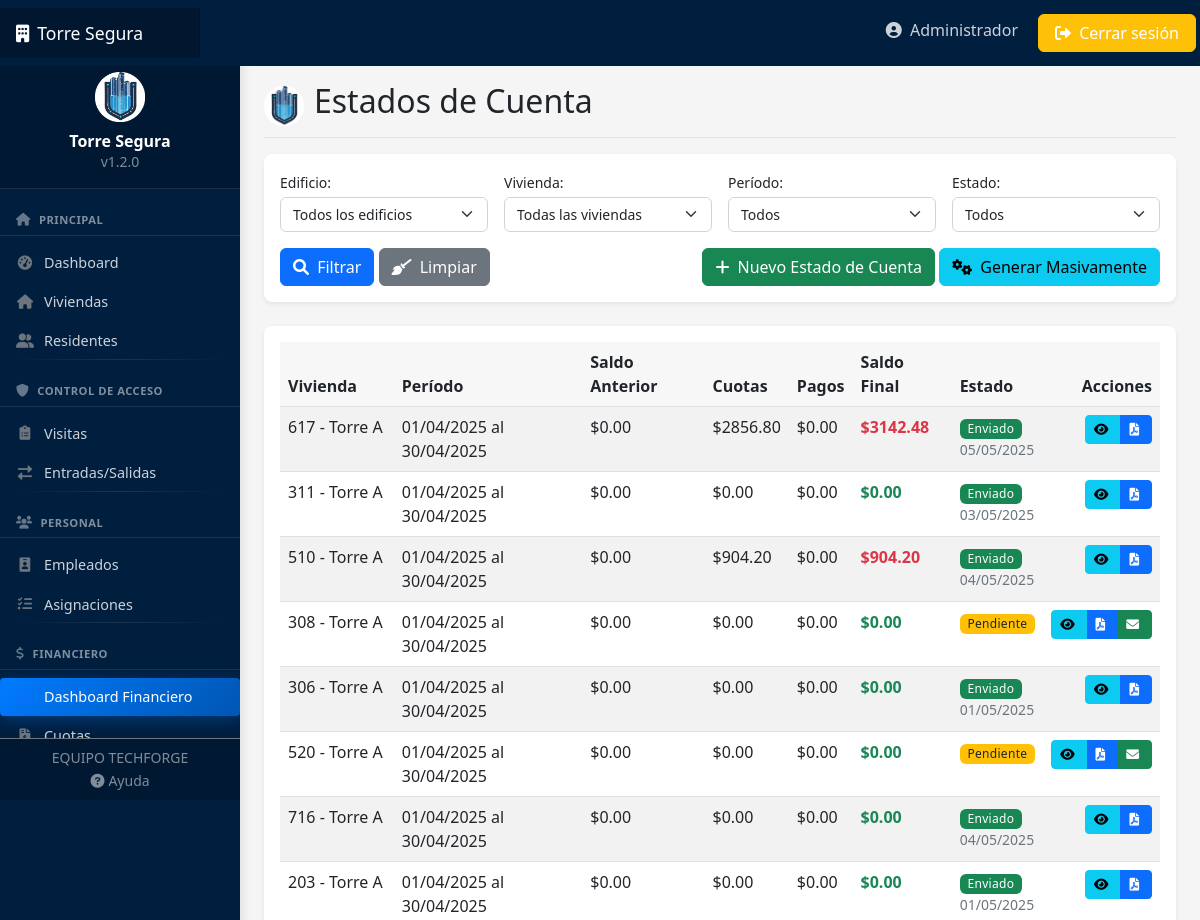
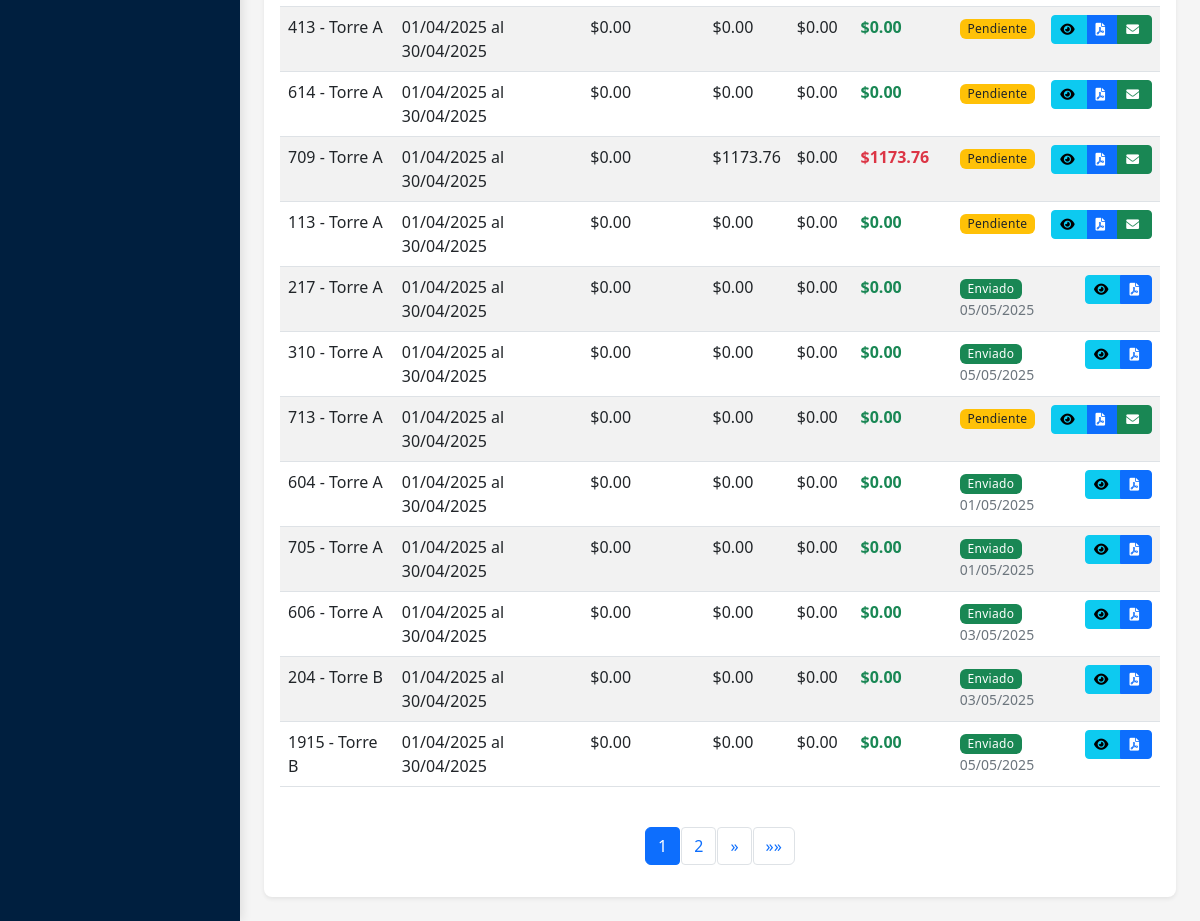
The page /financiero/estados-cuenta/ (signed in) on the database its author committed (2 pictures, top to bottom).
### usuarios/models.py (models this page shows, shortened)
class Usuario(AbstractUser):
    TIPOS_DOCUMENTO = [
        ('DNI', 'DNI'),
        ('PASAPORTE', 'Pasaporte'),
        ('CEDULA', 'Cédula'),
    ]
    rol = models.ForeignKey(Rol, on_delete=models.SET_NULL, null=True, related_name='usuarios')
    telefono = models.CharField(max_length=15, blank=True)
    tipo_documento = models.CharField(max_length=10, choices=TIPOS_DOCUMENTO, default='DNI')
    numero_documento = models.CharField(max_length=20, blank=True)
    foto = models.ImageField(upload_to='usuarios/', blank=True, null=True)

### financiero/models.py (models this page shows, shortened)
class EstadoCuenta(models.Model):
    vivienda = models.ForeignKey(Vivienda, on_delete=models.CASCADE, related_name='estados_cuenta')
    fecha_inicio = models.DateField()
    fecha_fin = models.DateField()
    saldo_anterior = models.DecimalField(max_digits=10, decimal_places=2, default=0)
    total_cuotas = models.DecimalField(max_digits=10, decimal_places=2, default=0)
    total_pagos = models.DecimalField(max_digits=10, decimal_places=2, default=0)
    total_recargos = models.DecimalField(max_digits=10, decimal_places=2, default=0)
    saldo_final = models.DecimalField(max_digits=10, decimal_places=2, default=0)
    fecha_generacion = models.DateTimeField(auto_now_add=True)
    enviado = models.BooleanField(default=False)
    fecha_envio = models.DateTimeField(null=True, blank=True)
    pdf_generado = models.FileField(upload_to='estados_cuenta/', null=True, blank=True)
    class Meta:
        verbose_name = "Estado de Cuenta"
        verbose_name_plural = "Estados de Cuenta"
        ordering = ['-fecha_fin', 'vivienda']
        unique_together = ('vivienda', 'fecha_inicio', 'fecha_fin')
        indexes = [
            models.Index(fields=['vivienda', 'fecha_fin']),
        ]

### viviendas/models.py (models this page shows, shortened)
class Vivienda(models.Model):
    ESTADOS = [
        ('OCUPADO', 'Ocupado'),
        ('DESOCUPADO', 'Desocupado'),
        ('MANTENIMIENTO', 'En mantenimiento'),
        ('BAJA', 'Dado de baja'),
    ]
    edificio = models.ForeignKey(Edificio, on_delete=models.CASCADE, related_name='viviendas')
    numero = models.CharField(max_length=10)
    piso = models.PositiveIntegerField()
    metros_cuadrados = models.DecimalField(max_digits=6, decimal_places=2)
    habitaciones = models.PositiveIntegerField(default=1)
    baños = models.PositiveIntegerField(default=1)
    estado = models.CharField(max_length=15, choices=ESTADOS, default='DESOCUPADO')
    activo = models.BooleanField(default=True, help_text="Indica si la vivienda está activa o ha sido dada de baja")
    fecha_baja = models.DateField(null=True, blank=True, help_text="Fecha en la que se dio de baja la vivienda")
    motivo_baja = models.TextField(blank=True, null=True, help_text="Motivo por el cual se dio de baja la vivienda")

class Edificio(models.Model):
    nombre = models.CharField(max_length=100)
    direccion = models.TextField()
    pisos = models.PositiveIntegerField()
    fecha_construccion = models.DateField(blank=True, null=True)

### financiero/views.py (the view, shortened to what this page needs)
# urls.py: path('estados-cuenta/', views.EstadoCuentaListView.as_view(), name='estado-cuenta-list'),
class EstadoCuentaListView(LoginRequiredMixin, ListView):
    model = EstadoCuenta
    template_name = 'financiero/estado_cuenta_list.html'
    context_object_name = 'estados_cuenta'
    paginate_by = 20
    def get_queryset(self):
        queryset = super().get_queryset()
        vivienda_id = self.request.GET.get('vivienda')
        edificio_id = self.request.GET.get('edificio')
        if vivienda_id:
            queryset = queryset.filter(vivienda_id=vivienda_id)
        elif edificio_id:
            queryset = queryset.filter(vivienda__edificio_id=edificio_id)
        periodo = self.request.GET.get('periodo')
        enviado = self.request.GET.get('enviado')
        if enviado == 'true':
            queryset = queryset.filter(enviado=True)
        elif enviado == 'false':
            queryset = queryset.filter(enviado=False)
        orden = self.request.GET.get('orden', '-fecha_fin')
        queryset = queryset.order_by(orden)
        return queryset
    def get_context_data(self, **kwargs):
        context = super().get_context_data(**kwargs)
        context['edificios'] = Edificio.objects.all()
        context['viviendas'] = Vivienda.objects.filter(activo=True)
        context['edificio_id'] = self.request.GET.get('edificio', '')
        context['vivienda_id'] = self.request.GET.get('vivienda', '')
        context['periodo'] = self.request.GET.get('periodo', '')
        context['enviado'] = self.request.GET.get('enviado', '')
        context['orden'] = self.request.GET.get('orden', '-fecha_fin')
        return context

### templates/financiero/estado_cuenta_list.html (shortened to what this page needs)
{% extends 'base.html' %}
{% load static %}
{% block header %}Estados de Cuenta{% endblock %}
{% block content %}
<div class="card mb-4">
    <div class="card-body">
        <form method="get" class="row g-3">
            <div class="col-md-3">
                <label for="edificioSelect" class="form-label">Edificio:</label>
                <select class="form-select" id="edificioSelect" name="edificio">
                    <option value="">Todos los edificios</option>
                </select>
            </div>
            <div class="col-md-3">
                <label for="viviendaSelect" class="form-label">Vivienda:</label>
                <select class="form-select" id="viviendaSelect" name="vivienda">
                    <option value="">Todas las viviendas</option>
                </select>
            </div>
            <div class="col-md-3">
                <label for="periodoSelect" class="form-label">Período:</label>
                <select class="form-select" id="periodoSelect" name="periodo">
                    <option value="">Todos</option>
                </select>
            </div>
            <div class="col-md-3">
                <label for="enviadoSelect" class="form-label">Estado:</label>
                <select class="form-select" id="enviadoSelect" name="enviado">
                    <option value="">Todos</option>
                </select>
            </div>
            <div class="col-12 d-flex justify-content-between">
                <div>
                    <button type="submit" class="btn btn-primary">
                        <i class="fas fa-search"></i> Filtrar
                    </button>
                    <a href="{% url 'estado-cuenta-list' %}" class="btn btn-secondary">
                        <i class="fas fa-broom"></i> Limpiar
                    </a>
                </div>
                <div>
                    <a href="{% url 'estado-cuenta-create' %}" class="btn btn-success">
                        <i class="fas fa-plus"></i> Nuevo Estado de Cuenta
                    </a>
                    <a href="{% url 'estado-cuenta-generar-masivos' %}" class="btn btn-info">
                        <i class="fas fa-cogs"></i> Generar Masivamente
                    </a>
                </div>
            </div>
        </form>
    </div>
</div>
<div class="card">
    <div class="card-body">
        {% if estados_cuenta %}
        <div class="table-responsive">
            <table class="table table-striped table-hover">
                <thead>
                    <tr>
                        <th>Vivienda</th>
                        <th>Período</th>
                        <th>Saldo Anterior</th>
                        <th>Cuotas</th>
                        <th>Pagos</th>
                        <th>Saldo Final</th>
                        <th>Estado</th>
                        <th class="text-end">Acciones</th>
                    </tr>
                </thead>
                <tbody>
                    {% for estado in estados_cuenta %}
                    <tr>
                        <td>{{ estado.vivienda.numero }} - {{ estado.vivienda.edificio.nombre }}</td>
                        <td>{{ estado.fecha_inicio|date:"d/m/Y" }} al {{ estado.fecha_fin|date:"d/m/Y" }}</td>
                        <td>${{ estado.saldo_anterior|floatformat:2 }}</td>
                        <td>${{ estado.total_cuotas|floatformat:2 }}</td>
                        <td>${{ estado.total_pagos|floatformat:2 }}</td>
                        <td class="fw-bold {% if estado.saldo_final > 0 %}text-danger{% else %}text-success{% endif %}">
                            ${{ estado.saldo_final|floatformat:2 }}
                        </td>
                        <td>
                            {% if estado.enviado %}
                            <span class="badge bg-success">Enviado</span>
                            <div class="small text-muted">{{ estado.fecha_envio|date:"d/m/Y" }}</div>
                            {% else %}
                            <span class="badge bg-warning text-dark">Pendiente</span>
                            {% endif %}
                        </td>
                        <td class="text-end">
                            <div class="btn-group">
                                <a href="{% url 'estado-cuenta-detail' estado.id %}" class="btn btn-sm btn-info" title="Ver detalle">
                                    <i class="fas fa-eye"></i>
                                </a>
                                <a href="{% url 'estado-cuenta-pdf' estado.id %}" class="btn btn-sm btn-primary" title="Descargar PDF">
                                    <i class="fas fa-file-pdf"></i>
                                </a>
                                {% if not estado.enviado %}
                                <a href="{% url 'estado-cuenta-enviar' estado.id %}" class="btn btn-sm btn-success" title="Enviar">
                                    <i class="fas fa-envelope"></i>
                                </a>
                                {% endif %}
                            </div>
                        </td>
                    </tr>
                    {% endfor %}
                </tbody>
            </table>
        </div>
        {% if is_paginated %}
        <nav aria-label="Page navigation" class="mt-4">
            <ul class="pagination justify-content-center">
                {% for num in paginator.page_range %}
                    {% if page_obj.number == num %}
                    <li class="page-item active"><a class="page-link" href="#">{{ num }}</a></li>
                    {% elif num > page_obj.number|add:'-3' and num < page_obj.number|add:'3' %}
                    <li class="page-item"><a class="page-link" href="?page={{ num }}{% for key, value in request.GET.items %}{% if key != 'page' %}&{{ key }}={{ value }}{% endif %}{% endfor %}">{{ num }}</a></li>
                    {% endif %}
                {% endfor %}
                {% if page_obj.has_next %}
                <li class="page-item">
                    <a class="page-link" href="?page={{ page_obj.next_page_number }}{% for key, value in request.GET.items %}{% if key != 'page' %}&{{ key }}={{ value }}{% endif %}{% endfor %}" aria-label="Siguiente">
                        <span aria-hidden="true">&raquo;</span>
                    </a>
                </li>
                <li class="page-item">
                    <a class="page-link" href="?page={{ page_obj.paginator.num_pages }}{% for key, value in request.GET.items %}{% if key != 'page' %}&{{ key }}={{ value }}{% endif %}{% endfor %}" aria-label="Última">
                        <span aria-hidden="true">&raquo;&raquo;</span>
                    </a>
                </li>
                {% endif %}
            </ul>
        </nav>
        {% endif %}
        {% else %}
        <div class="alert alert-info">
            <p class="mb-0 text-center">No se encontraron estados de cuenta con los filtros aplicados</p>
        </div>
        {% endif %}
    </div>
</div>
{% endblock %}

### templates/navbar.html (shortened to what this page needs)
<header class="navbar navbar-dark sticky-top" style="background-color: #001f3f; flex-md-nowrap; p-0; shadow">
    <a class="navbar-brand col-md-3 col-lg-2 me-0 px-3 d-flex align-items-center" href="{% url 'dashboard' %}">
        <span class="d-none d-md-inline"><i class="fas fa-building me-2"></i></span>
        Torre Segura
    </a>
    <div class="navbar-nav ms-auto">
        <div class="nav-item text-nowrap d-none d-md-flex">
            <a class="nav-link p-2 mx-2" href="{% url 'perfil' %}">
                <i class="fas fa-user-circle"></i>
                <span class="ms-1 d-none d-lg-inline">{{ user.first_name|default:user.username }}</span>
            </a>
            <a class="btn btn-warning text-white px-3 m-1" href="{% url 'logout' %}">
                <i class="fas fa-sign-out-alt"></i>
                <span class="d-none d-lg-inline">Cerrar sesión</span>
            </a>
        </div>
    </div>
</header>

### static/css/style.css (style rules this page uses)
:root { --primary-color: #0d6efd; --secondary-color: #6c757d; --success-color: #198754; --danger-color: #dc3545; --warning-color: #ffc107; --info-color: #0dcaf0; --light-color: #f8f9fa; --dark-color: #212529; --sidebar-width: 240px; --navbar-height: 56px; }
body { font-family: 'Segoe UI', Tahoma, Geneva, Verdana, sans-serif; background-color: #f5f5f5; }
.navbar-brand { padding-top: .75rem; padding-bottom: .75rem; font-size: 1.1rem; background-color: rgba(0, 0, 0, .25); box-shadow: inset -1px 0 0 rgba(0, 0, 0, .25); }
.navbar-dark .navbar-nav .nav-link { color: rgba(255, 255, 255, .8); }
.card { margin-bottom: 1.5rem; border: none; box-shadow: 0 0.125rem 0.25rem rgba(0, 0, 0, 0.075); transition: all 0.3s ease; border-radius: 0.5rem; }
.badge { font-weight: 500; padding: .5em .7em; }
.table > :not(:last-child) > :last-child > * { border-bottom-color: inherit; }
.table th { font-weight: 600; background-color: rgba(0, 0, 0, 0.03); }
.btn { font-weight: 500; border-radius: 0.375rem; }
.btn i { margin-right: 0.25rem; }
.btn-sm { font-size: 0.8rem; border-radius: 0.25rem; }
.pagination .page-link { border-radius: 0.25rem; margin: 0 0.125rem; }

### static/css/responsive.css (style rules this page uses)
.table-responsive { overflow-x: auto; -webkit-overflow-scrolling: touch; }
.badge { font-weight: 500; padding: 0.35em 0.65em; letter-spacing: 0.025em; }
.form-control, .form-select { font-size: 0.875rem; height: calc(1.5em + 0.75rem + 2px); }
label.form-label { font-weight: 500; margin-bottom: 0.25rem; font-size: 0.875rem; }
.btn, .card, .nav-link, .form-control, .form-select { transition: all 0.2s ease; }

### rows shown on the page
Usuario: first_name "Administrador"
EstadoCuenta: vivienda.numero "617", vivienda.edificio.nombre "Torre A", fecha_inicio "01/04/2025", fecha_fin "30/04/2025", saldo_anterior "0.00", total_cuotas "2856.80", total_pagos "0.00", saldo_final "3142.48", fecha_envio "05/05/2025"
EstadoCuenta: vivienda.numero "311", vivienda.edificio.nombre "Torre A", fecha_inicio "01/04/2025", fecha_fin "30/04/2025", saldo_anterior "0.00", total_cuotas "0.00", total_pagos "0.00", saldo_final "0.00", fecha_envio "03/05/2025"
EstadoCuenta: vivienda.numero "510", vivienda.edificio.nombre "Torre A", fecha_inicio "01/04/2025", fecha_fin "30/04/2025", saldo_anterior "0.00", total_cuotas "904.20", total_pagos "0.00", saldo_final "904.20", fecha_envio "04/05/2025"
EstadoCuenta: vivienda.numero "308", vivienda.edificio.nombre "Torre A", fecha_inicio "01/04/2025", fecha_fin "30/04/2025", saldo_anterior "0.00", total_cuotas "0.00", total_pagos "0.00", saldo_final "0.00", enviado "Pendiente"
EstadoCuenta: vivienda.numero "306", vivienda.edificio.nombre "Torre A", fecha_inicio "01/04/2025", fecha_fin "30/04/2025", saldo_anterior "0.00", total_cuotas "0.00", total_pagos "0.00", saldo_final "0.00", fecha_envio "01/05/2025"
EstadoCuenta: vivienda.numero "520", vivienda.edificio.nombre "Torre A", fecha_inicio "01/04/2025", fecha_fin "30/04/2025", saldo_anterior "0.00", total_cuotas "0.00", total_pagos "0.00", saldo_final "0.00", enviado "Pendiente"
EstadoCuenta: vivienda.numero "716", vivienda.edificio.nombre "Torre A", fecha_inicio "01/04/2025", fecha_fin "30/04/2025", saldo_anterior "0.00", total_cuotas "0.00", total_pagos "0.00", saldo_final "0.00", fecha_envio "04/05/2025"
EstadoCuenta: vivienda.numero "203", vivienda.edificio.nombre "Torre A", fecha_inicio "01/04/2025", fecha_fin "30/04/2025", saldo_anterior "0.00", total_cuotas "0.00", total_pagos "0.00", saldo_final "0.00", fecha_envio "01/05/2025"
EstadoCuenta: vivienda.numero "413", vivienda.edificio.nombre "Torre A", fecha_inicio "01/04/2025", fecha_fin "30/04/2025", saldo_anterior "0.00", total_cuotas "0.00", total_pagos "0.00", saldo_final "0.00", enviado "Pendiente"
EstadoCuenta: vivienda.numero "614", vivienda.edificio.nombre "Torre A", fecha_inicio "01/04/2025", fecha_fin "30/04/2025", saldo_anterior "0.00", total_cuotas "0.00", total_pagos "0.00", saldo_final "0.00", enviado "Pendiente"
EstadoCuenta: vivienda.numero "709", vivienda.edificio.nombre "Torre A", fecha_inicio "01/04/2025", fecha_fin "30/04/2025", saldo_anterior "0.00", total_cuotas "1173.76", total_pagos "0.00", saldo_final "1173.76", enviado "Pendiente"
EstadoCuenta: vivienda.numero "113", vivienda.edificio.nombre "Torre A", fecha_inicio "01/04/2025", fecha_fin "30/04/2025", saldo_anterior "0.00", total_cuotas "0.00", total_pagos "0.00", saldo_final "0.00", enviado "Pendiente"
EstadoCuenta: vivienda.numero "217", vivienda.edificio.nombre "Torre A", fecha_inicio "01/04/2025", fecha_fin "30/04/2025", saldo_anterior "0.00", total_cuotas "0.00", total_pagos "0.00", saldo_final "0.00", fecha_envio "05/05/2025"
EstadoCuenta: vivienda.numero "310", vivienda.edificio.nombre "Torre A", fecha_inicio "01/04/2025", fecha_fin "30/04/2025", saldo_anterior "0.00", total_cuotas "0.00", total_pagos "0.00", saldo_final "0.00", fecha_envio "05/05/2025"
EstadoCuenta: vivienda.numero "713", vivienda.edificio.nombre "Torre A", fecha_inicio "01/04/2025", fecha_fin "30/04/2025", saldo_anterior "0.00", total_cuotas "0.00", total_pagos "0.00", saldo_final "0.00", enviado "Pendiente"
EstadoCuenta: vivienda.numero "604", vivienda.edificio.nombre "Torre A", fecha_inicio "01/04/2025", fecha_fin "30/04/2025", saldo_anterior "0.00", total_cuotas "0.00", total_pagos "0.00", saldo_final "0.00", fecha_envio "01/05/2025"
EstadoCuenta: vivienda.numero "705", vivienda.edificio.nombre "Torre A", fecha_inicio "01/04/2025", fecha_fin "30/04/2025", saldo_anterior "0.00", total_cuotas "0.00", total_pagos "0.00", saldo_final "0.00", fecha_envio "01/05/2025"
EstadoCuenta: vivienda.numero "606", vivienda.edificio.nombre "Torre A", fecha_inicio "01/04/2025", fecha_fin "30/04/2025", saldo_anterior "0.00", total_cuotas "0.00", total_pagos "0.00", saldo_final "0.00", fecha_envio "03/05/2025"
EstadoCuenta: vivienda.numero "204", vivienda.edificio.nombre "Torre B", fecha_inicio "01/04/2025", fecha_fin "30/04/2025", saldo_anterior "0.00", total_cuotas "0.00", total_pagos "0.00", saldo_final "0.00", fecha_envio "03/05/2025"
EstadoCuenta: vivienda.numero "1915", vivienda.edificio.nombre "Torre B", fecha_inicio "01/04/2025", fecha_fin "30/04/2025", saldo_anterior "0.00", total_cuotas "0.00", total_pagos "0.00", saldo_final "0.00", fecha_envio "05/05/2025"

### other values the page prints
{{ num }} "1"
{{ num }} "2"
